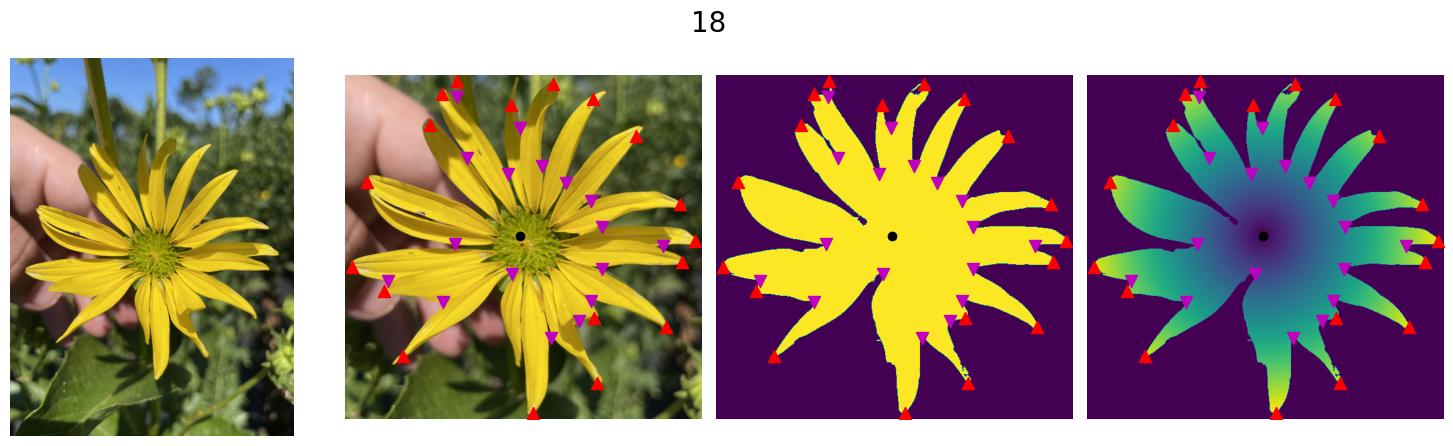
#> input picture visualizations/image - Abby Stylianou(10).jpg, 1453 x 446 px
$ python -i count_petals.py   (imports and definitions only)
#> lines starting #> are read from the running program, lines starting #| are printed output that depends on the picture
import os
from PIL import Image
from plantcv import plantcv as pcv
import cv2
import numpy as np
import matplotlib.pyplot as plt
from scipy import ndimage
import unionfind as UF
import utils
import csv
import pandas as pd
import random

def verify_image(filepath):
    try:
        image = Image.open(filepath)
        image.verify()
        return True
    except (IOError, SyntaxError) as e:
        print(f"Invalid image: {e}")
        return False

def count_petals(filepath,visualize=False):
    # load image
#> called with visualize = False
    try:
        img = cv2.imread(filepath) # read in the image
#> img is the input picture: shape (446, 1453, 3); mean B, G, R 119.4, 135.6, 152.3
        orig_rgb = Image.fromarray(cv2.cvtColor(img, cv2.COLOR_BGR2RGB)) # convert it from BGR to RGB (used for visualization)

        # resize and blur image
        scale_percent = 20 # percent of original size
        width = int(img.shape[1] * scale_percent / 100)
#> width = 290
        height = int(img.shape[0] * scale_percent / 100)
#> height = 89
        dim = (width, height)
#> dim = (290, 89)
        resized_img = cv2.resize(img, dim, interpolation = cv2.INTER_AREA)
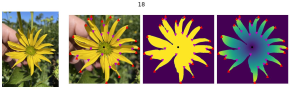
#> resized_img: shape (89, 290, 3); mean B, G, R 119.4, 135.6, 152.3
        blurred_img = cv2.medianBlur(resized_img, 15)
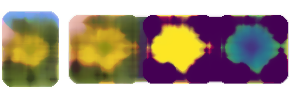
#> blurred_img: shape (89, 290, 3); mean B, G, R 120.7, 137.3, 155.2

        # use the plantcv naive bayes classifier to find the flower pixels in the tiny blurred image
#> (the run stopped early here; a loop or call above may not have finished)

$ run again, on visualizations/image - Abby Stylianou(2).jpg
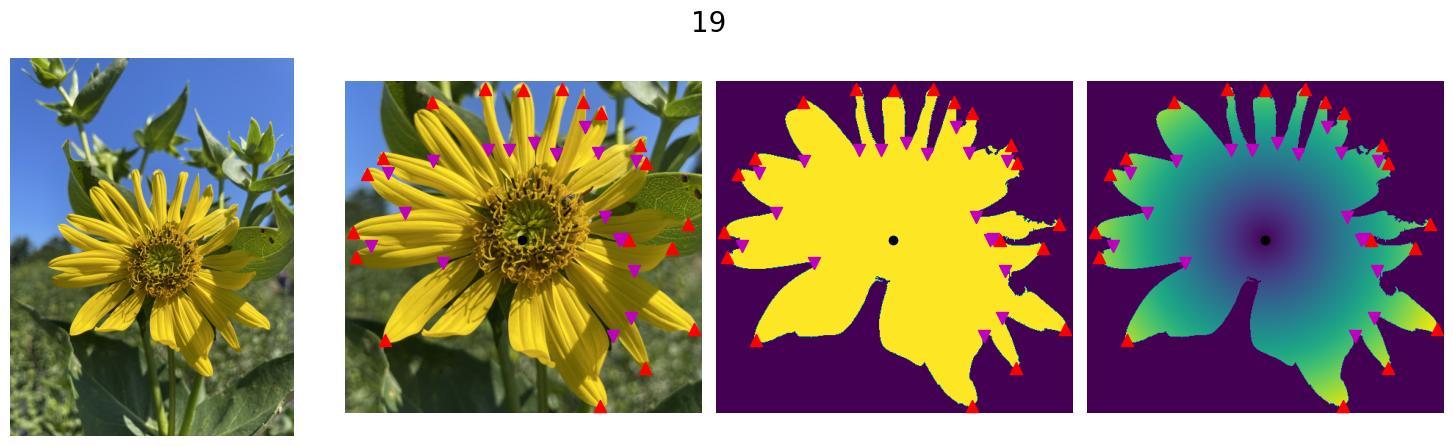
#> input picture visualizations/image - Abby Stylianou(2).jpg, 1453 x 446 px
#> in count_petals, img is the input picture: shape (446, 1453, 3); mean B, G, R 126.8, 145, 153.6
#> in count_petals, `resized_img = cv2.resize(img, dim, interpolation = cv2.INTER_AREA)`:
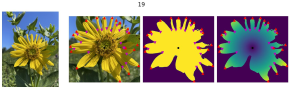
#> resized_img: shape (89, 290, 3); mean B, G, R 126.8, 145, 153.6
#> in count_petals, `blurred_img = cv2.medianBlur(resized_img, 15)`:
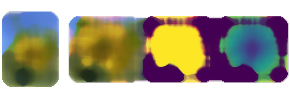
#> blurred_img: shape (89, 290, 3); mean B, G, R 128.4, 148.1, 155

$ run again, on visualizations/image - Abby Stylianou(4).jpg
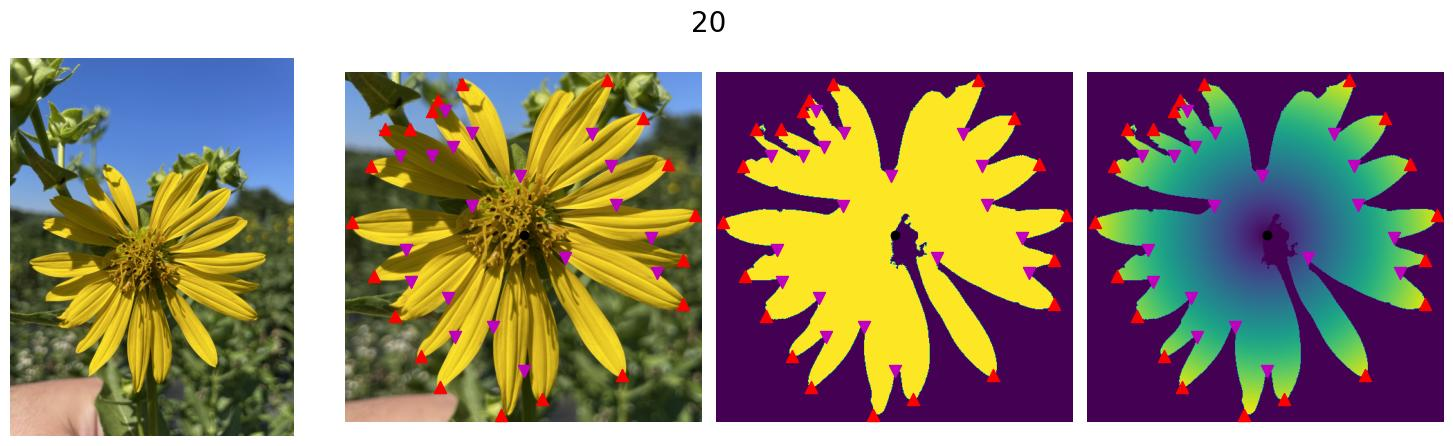
#> input picture visualizations/image - Abby Stylianou(4).jpg, 1453 x 446 px
#> in count_petals, img is the input picture: shape (446, 1453, 3); mean B, G, R 121.2, 141.6, 152.8
#> in count_petals, `resized_img = cv2.resize(img, dim, interpolation = cv2.INTER_AREA)`:
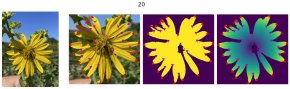
#> resized_img: shape (89, 290, 3); mean B, G, R 121.2, 141.6, 152.8
#> in count_petals, `blurred_img = cv2.medianBlur(resized_img, 15)`:
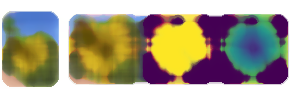
#> blurred_img: shape (89, 290, 3); mean B, G, R 122.5, 146.5, 155.7

$ run again, on visualizations/image - Tyler Thrash(1).jpg
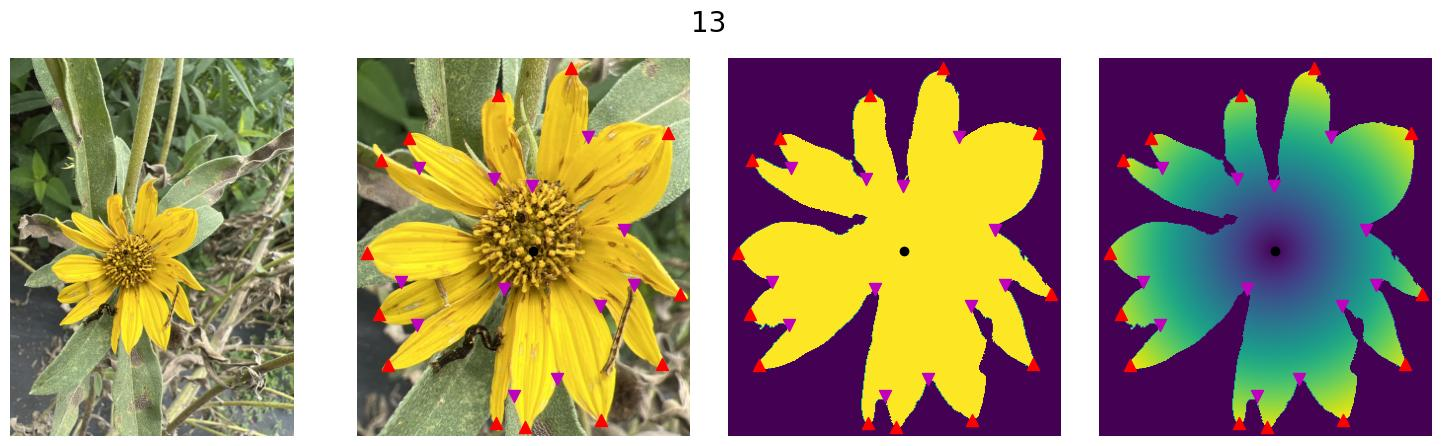
#> input picture visualizations/image - Tyler Thrash(1).jpg, 1441 x 446 px
#> in count_petals, img is the input picture: shape (446, 1441, 3); mean B, G, R 121.1, 151.2, 162.8
#> in count_petals, `resized_img = cv2.resize(img, dim, interpolation = cv2.INTER_AREA)`:
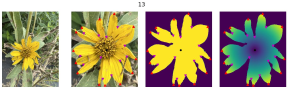
#> resized_img: shape (89, 288, 3); mean B, G, R 121.1, 151.2, 162.8
#> in count_petals, `blurred_img = cv2.medianBlur(resized_img, 15)`:
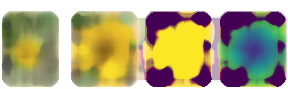
#> blurred_img: shape (89, 288, 3); mean B, G, R 122.2, 163.3, 171.9
